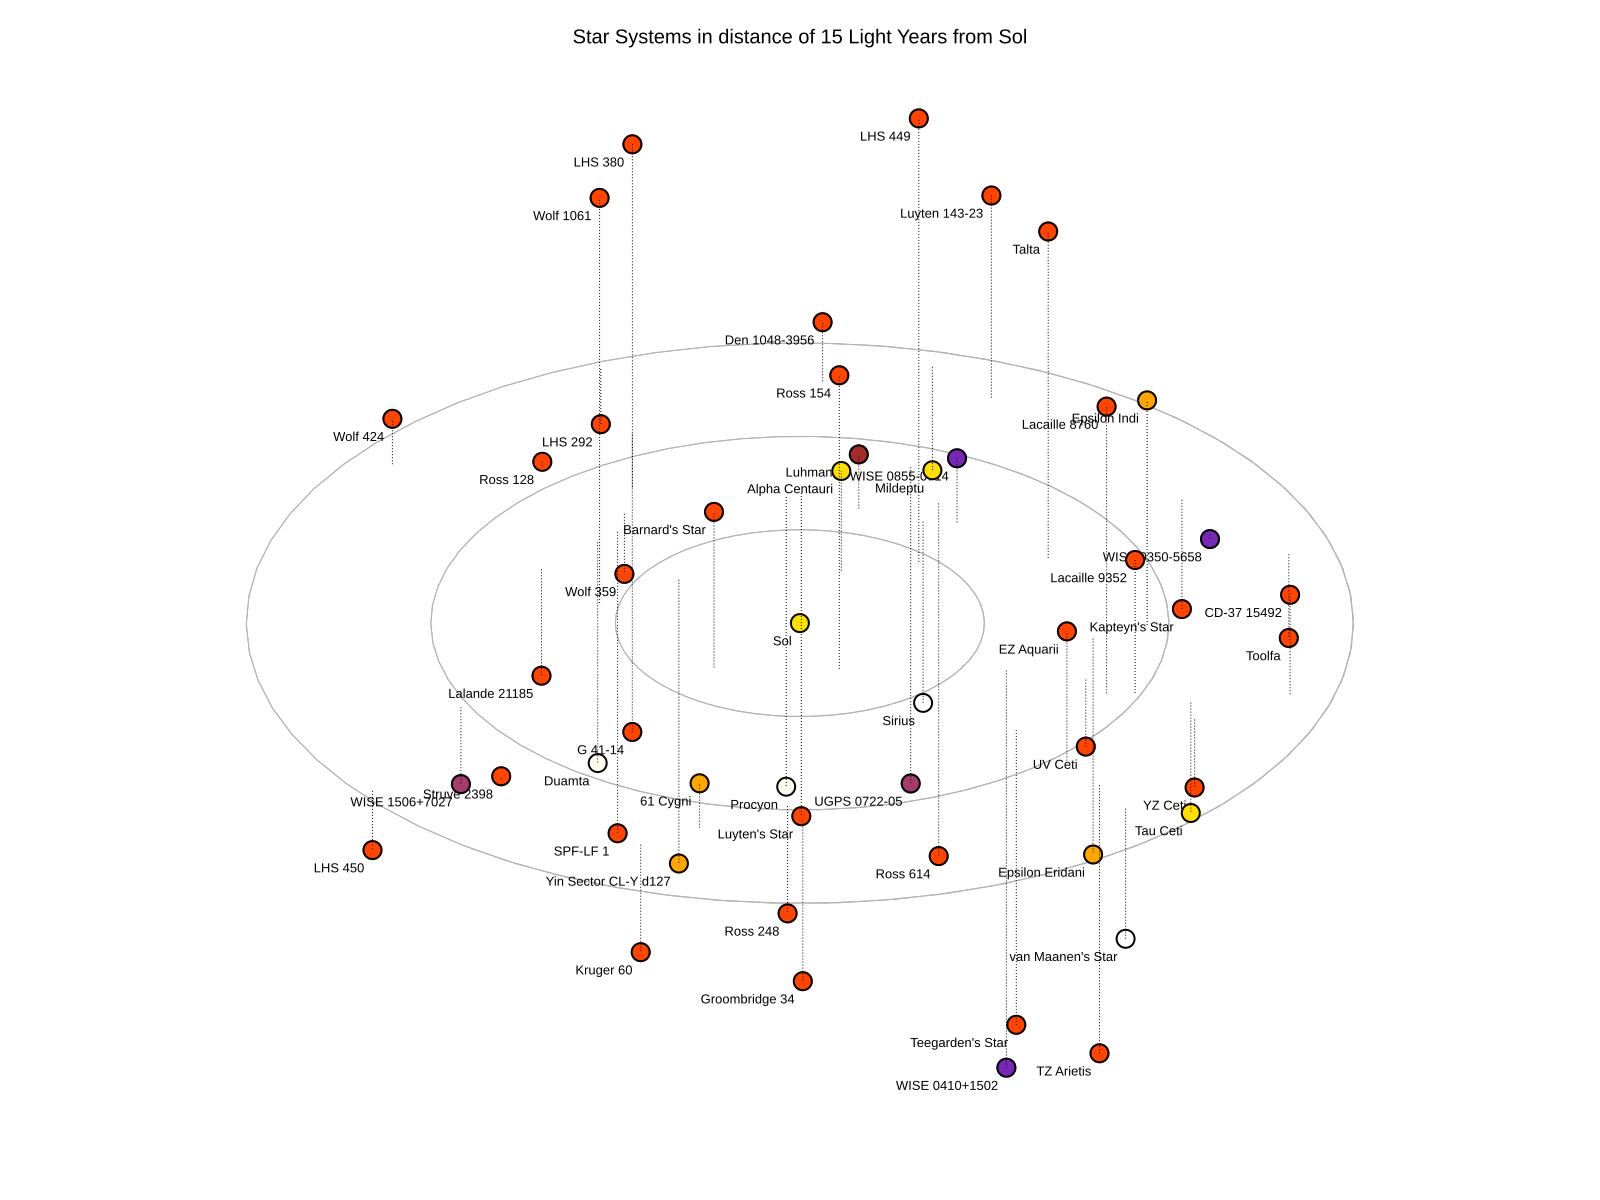

Reproduce this figure in gnuplot.
#!/usr/bin/env gnuplot

set parametric
radius = 5
fy(v) = radius * cos(v)
fx(v) = radius * sin(v)
fz = 0

unset xtics
unset ytics
unset ztics
unset border

set title "Star Systems in distance of 15 Light Years from Sol" font ",20"

splot for [n = 1 : 3.0 ] \
  n * fx(v), n * fy(v), fz lt 3 lw 1 lc "gray70" notitle, \
  'sol-r15.3d.dat' using 2:3:4:1 with labels right offset -1,-1,-1 font ",13" notitle, \
  '' using 2:3:4:5 ps 2 pt 7 lc rgbcolor var notitle,\
  '' using 2:3:4 ps 2 pt 6 lc black notitle, \
  '' using 2:3:4 with impulses dt 3 lc black notitle \
    
